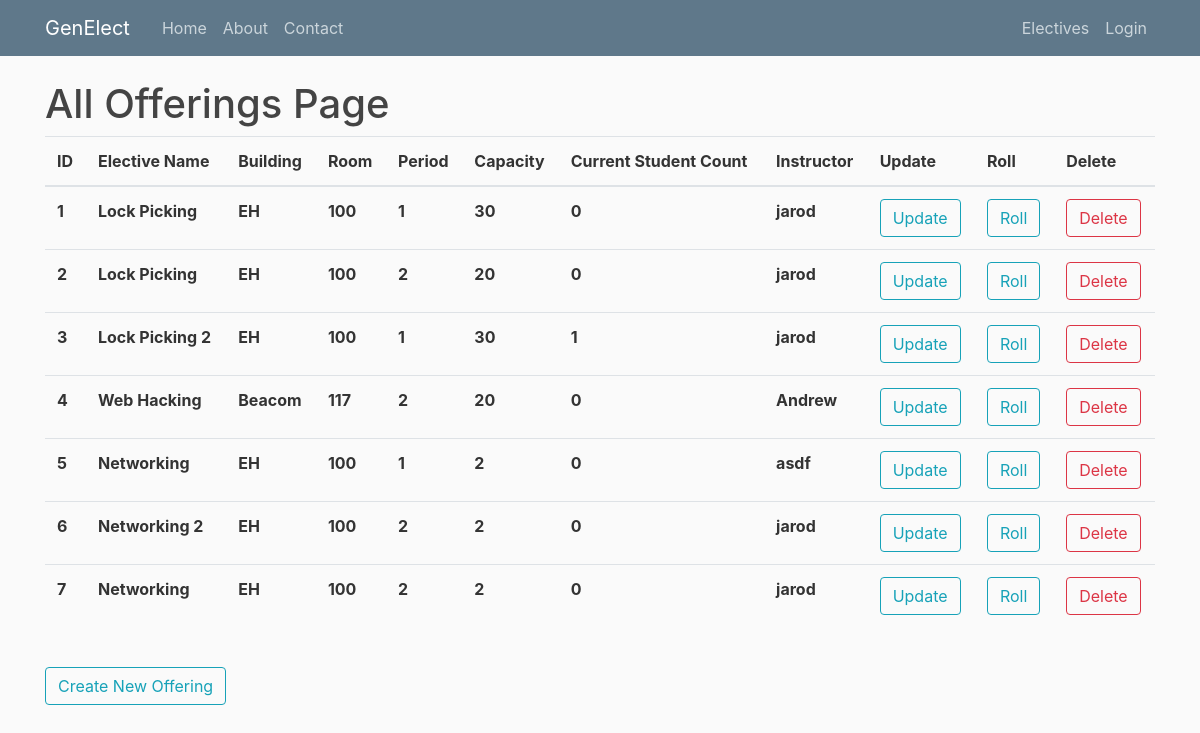
Page /allofferings on the earlier database version.
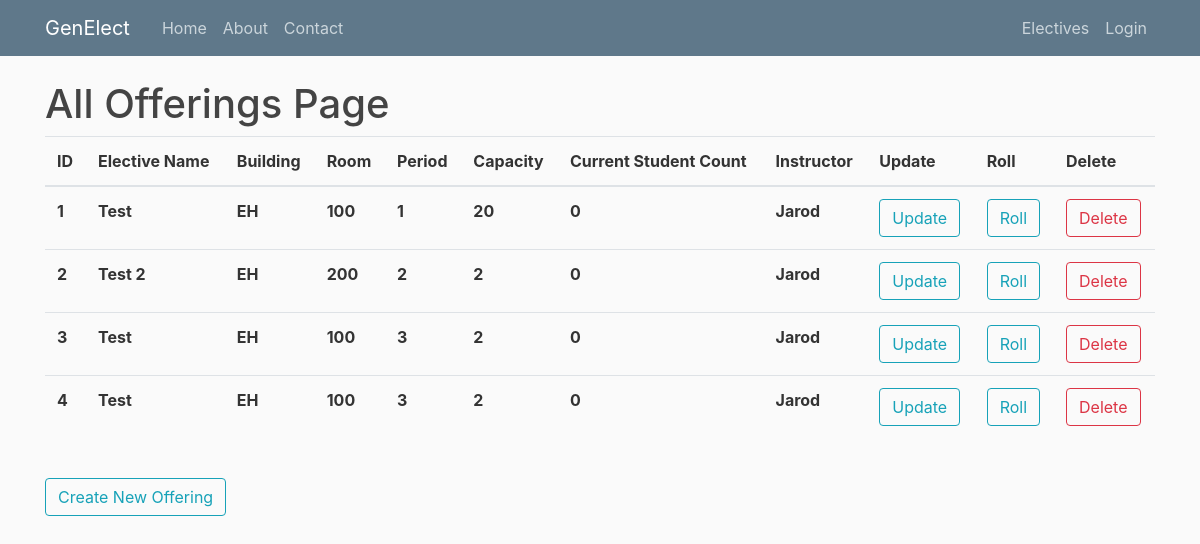
Same page on the later database version.
### genElect/models.py (models this page shows)
class Base(db.Model):
    __abstract__ = True
    id = db.Column(db.Integer, primary_key=True, autoincrement=True)
    date_created = db.Column(db.DateTime, default=db.func.current_timestamp())
    date_modified = db.Column(db.DateTime, default=db.func.current_timestamp(),
            onupdate=db.func.current_timestamp())

class Offerings(Base):
    __tablename__ = 'offerings'
    day = db.Column(db.Date)
    period_start = db.Column(db.Integer)
    period_length = db.Column(db.Integer)
    building = db.Column(db.String(100))
    room = db.Column(db.String(100))
    instructor = db.Column(db.String(100))
    current_count = db.Column(db.Integer)
    capacity = db.Column(db.Integer)
    elective_id = db.Column(db.Integer, db.ForeignKey('electives.id'), nullable=False)
    registrations = db.relationship('Registrations', backref='offering', lazy=True)

class Electives(Base):
    __tablename__ = 'electives'
    name = db.Column(db.String(100))
    description = db.Column(db.String(500))
    prerequisites = db.relationship('Prerequisites', backref='elective', lazy=True)
    offerings = db.relationship('Offerings', backref='elective', lazy=True)
    completed_users = db.relationship('Completions', backref='elective', lazy=True)

### genElect/__init__.py (the view)
@app.route("/allofferings")
def allofferings():
    offerings = Offerings.query.all()
    return render_template('allofferings.html', offerings=offerings, title="Offerings")

### genElect/templates/allofferings.html
{% extends "layout.html" %}
{% block content %}
    <h1>All Offerings Page</h1>
	<table class="table">
	  <thead>
	    <tr>
	      <th scope="col">ID</th>
	      <th scope="col">Elective Name</th>
	      <th scope="col">Building</th>
	      <th scope="col">Room</th>
	      <th scope="col">Period</th>
	      <th scope="col">Capacity</th>
	      <th scope="col">Current Student Count</th>
	      <th scope="col">Instructor</th>
	      <th scope="col">Update</th>
	      <th scope="col">Roll</th>
	      <th scope="col">Delete</th>
	    </tr>
	  </thead>
	  <tbody>
	  	{% for offering in offerings %}
	    <tr>
	      <th scope="row">{{offering.id}}</th>
	      <th scope="row">{{offering.elective.name}}</th>
	      <th scope="row">{{offering.building}}</th>
	      <th scope="row">{{offering.room}}</th>
	      <th scope="row">{{offering.period_start}}</th>
	      <th scope="row">{{offering.capacity}}</th>
	      <th scope="row">{{offering.current_count}}</th>
	      <th scope="row">{{offering.instructor}}</th>
	      <th scope="row"><button type="button" onclick="window.location.href = '/editoffering/{{offering.id}}'" class="btn btn-outline-info">Update</button></th>
	      <th scope="row"><button type="button" onclick="window.location.href = '/roll/{{offering.id}}'" class="btn btn-outline-info">Roll</button></th>
	      <th scope="row"><button type="button" onclick="window.location.href = 'deleteoffering/{{offering.id}}'" class="btn btn-outline-danger">Delete</button></th>
	    </tr>
	    {% endfor %}
	  </tbody>
	</table>
    <br>
    <button type="button" onclick="window.location.href = '/createoffering'" class="btn btn-outline-info">Create New Offering</button>
{% endblock content %}

### genElect/templates/layout.html (shortened to what this page needs)
<!DOCTYPE html>
<html>
<head>
    <link rel="stylesheet" href="https://maxcdn.bootstrapcdn.com/bootstrap/4.0.0/css/bootstrap.min.css">
    <link rel="stylesheet" type="text/css" href="{{ url_for('static', filename='main.css') }}">
</head>
<body>
    <header class="site-header">
      <nav class="navbar navbar-expand-md navbar-dark bg-steel fixed-top">
        <div class="container">
          <a class="navbar-brand mr-4" href="/">GenElect</a>
          <div class="collapse navbar-collapse" id="navbarToggle">
            <div class="navbar-nav mr-auto">
              {% if not current_user.is_authenticated or current_user.role != "admin" %}
                <a class="nav-item nav-link" href="{{ url_for('index') }}">Home</a>
                <a class="nav-item nav-link" href="{{ url_for('about') }}">About</a>
                <a class="nav-item nav-link" href="{{ url_for('contact') }}">Contact</a>
              {% endif %}
            </div>
            <div class="navbar-nav">
              {% if current_user.is_authenticated %}
                {% if current_user.role == "admin" %}
                  <a class="nav-item nav-link" href="{{ url_for('admin') }}">Admin</a>
                  <a class="nav-item nav-link" href="{{ url_for('allusers') }}">Users</a>
                  <a class="nav-item nav-link" href="{{ url_for('allelectives') }}">Electives</a>
                  <a class="nav-item nav-link" href="{{ url_for('allnotifications') }}">Notifications</a>
                  <a class="nav-item nav-link" href="{{ url_for('allofferings') }}">Offerings</a>
                {% endif %}
                {% if current_user.role == "instructor" %}
                  <a class="nav-item nav-link" href="{{ url_for('allelectives') }}">Electives</a>
                  <a class="nav-item nav-link" href="{{ url_for('allofferings') }}">Offerings</a>
                {% endif %}
                {% if current_user.role == "student" %}
                  <a class="nav-item nav-link" href="/electives">Electives</a>
                  <a class="nav-item nav-link" href="/schedule">My Schedule</a>
                  <a class="nav-item nav-link" href="{{ url_for('account') }}">Account</a>
                {% endif %}
                <a class="nav-item nav-link" href="{{ url_for('logout') }}">Logout</a>
              {% else %}
                <a class="nav-item nav-link" href="/electives">Electives</a>
                <a class="nav-item nav-link" href="{{ url_for('login') }}">Login</a>
              {% endif %}
            </div>
          </div>
        </div>
      </nav>
    </header>
    <main role="main" class="container">
      <div class="row">
        <div class="col-md-12">
          {% block content %}{% endblock %}
        </div>
      </div>
    </main>
</body>
</html>

### genElect/static/main.css (style rules this page uses)
body { background: #fafafa; color: #333333; margin-top: 5rem; }
h1, h2, h3, h4, h5, h6 { color: #444444; }
.bg-steel { background-color: #5f788a; }
.site-header .navbar-nav .nav-link { color: #cbd5db; }

Differences in the rows shown:
removed Offerings: id "5", elective.name "Networking", building "EH", room "100", period_start "1", capacity "2", current_count "0", instructor "asdf"
removed Offerings: id "6", elective.name "Networking 2", building "EH", room "100", period_start "2", capacity "2", current_count "0", instructor "jarod"
removed Offerings: id "7", elective.name "Networking", building "EH", room "100", period_start "2", capacity "2", current_count "0", instructor "jarod"
changed Offerings id 1: elective.name "Lock Picking" → "Test"; capacity "30" → "20"; instructor "jarod" → "Jarod"
changed Offerings id 2: elective.name "Lock Picking" → "Test 2"; room "100" → "200"; capacity "20" → "2"; instructor "jarod" → "Jarod"
changed Offerings id 3: elective.name "Lock Picking 2" → "Test"; period_start "1" → "3"; capacity "30" → "2"; current_count "1" → "0"; instructor "jarod" → "Jarod"
changed Offerings id 4: elective.name "Web Hacking" → "Test"; building "Beacom" → "EH"; room "117" → "100"; period_start "2" → "3"; capacity "20" → "2"; instructor "Andrew" → "Jarod"
